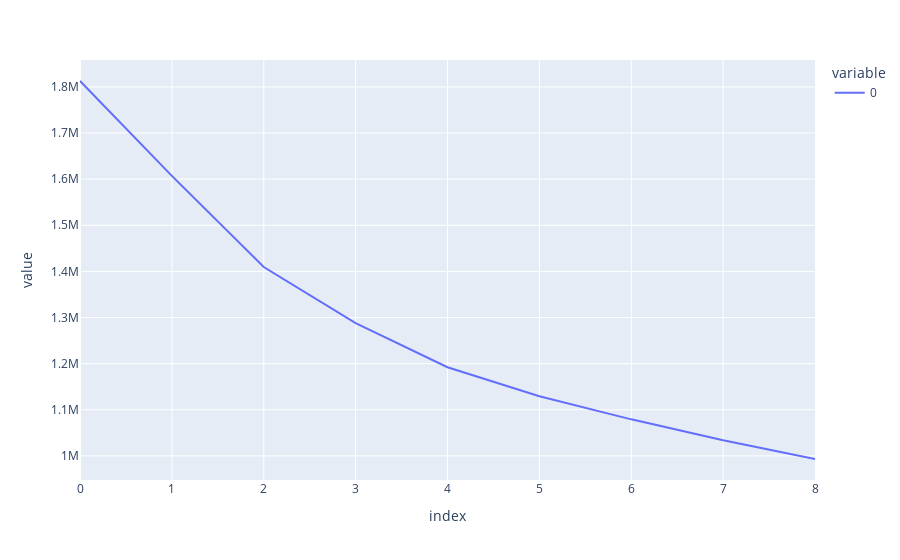

Notebook code for this chart:
### Code cell
line = px.line(inertias)
line.show()

### Figure 1 — Plotly figure (JSON) as saved in the notebook; plotly's stock layout.template omitted (floating-point values rounded to 4 significant figures)
{"data": [{"hovertemplate": "variable=0<br>index=%{x}<br>value=%{y}<extra></extra>", "legendgroup": "0", "line": {"color": "#636efa", "dash": "solid"}, "marker": {"symbol": "circle"}, "mode": "lines", "name": "0", "orientation": "v", "showlegend": true, "type": "scatter", "x": [0, 1, 2, 3, 4, 5, 6, 7, 8], "xaxis": "x", "y": [1813000.0, 1607000.0, 1409000.0, 1288000.0, 1192000.0, 1129000.0, 1079000.0, 1034000.0, 993300.0], "yaxis": "y"}], "layout": {"legend": {"title": {"text": "variable"}, "tracegroupgap": 0}, "margin": {"t": 60}, "xaxis": {"anchor": "y", "domain": [0, 1], "title": {"text": "index"}}, "yaxis": {"anchor": "x", "domain": [0, 1], "title": {"text": "value"}}}}
